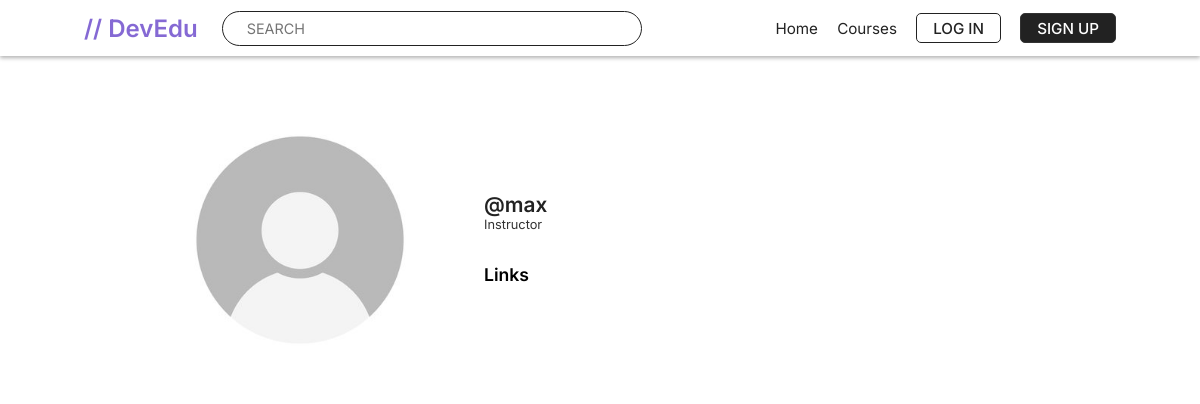
Before: /max with the older database file.
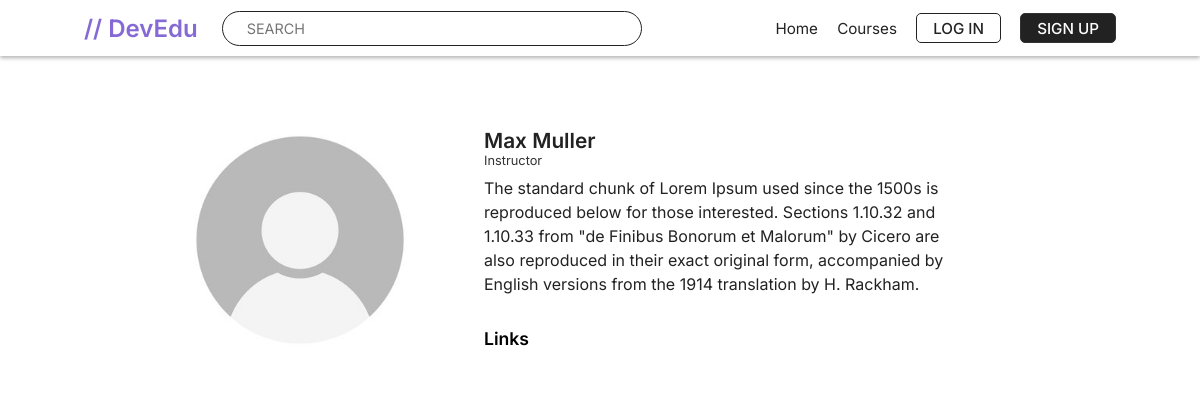
After: the same page with the newer database file.
### devedu/models.py (models this page shows)
class UserProfile(models.Model):
    user = models.OneToOneField(
        User, on_delete=models.CASCADE, related_name="user_profile"
    )
    first_name = models.CharField(blank=True, max_length=200)
    last_name = models.CharField(blank=True, max_length=200)
    profile_pic = models.ImageField(upload_to="profilePics", blank=True)
    about = models.TextField(validators=[MaxLengthValidator(2000)], blank=True)
    linkedin = models.URLField(blank=True, max_length=1000)
    github = models.URLField(blank=True, max_length=1000)
    mail = models.URLField(blank=True, max_length=1000)
    website = models.URLField(blank=True, max_length=1000)
    is_instructor = models.BooleanField(default=False, blank=True)
    applied = models.BooleanField(default=False, blank=True)
    resume = models.FileField(blank=True, null=True)
    def full_name(self):
        if self.user.first_name and self.user.last_name:
            return f"{self.user.first_name} {self.user.last_name}"
        return f"{self.user.username}"
    def __str__(self):
        return self.full_name()

### devedu/views.py (the view)
# urls.py: path("<str:username>", views.user_profile, name="user_profile"),
def user_profile(request, username):
    try:
        user = User.objects.get(username=username)
    except:
        user = None
        return render(request, "devedu/home.html", {})
    user_profile = UserProfile.objects.get(user=user)
    enrolled_courses = user_profile.courses.all()  # type: ignore
    context = {
        "en_courses": enrolled_courses,
        "user_profile": user_profile
    }
    return render(request, "devedu/user_profile.html", context)

### devedu/templates/devedu/user_profile.html (shortened to what this page needs)
{% extends 'base.html' %}
{% load static %}
{% block css_files %}
    <link rel="stylesheet" href="{% static 'devedu/includes/utilities.css' %}">
    <link rel="stylesheet" href="{% static 'devedu/includes/variables.css' %}">
    <link rel="stylesheet" href="{% static 'devedu/user_profile.css' %}">
{% endblock css_files %}
{% block content %}
<section class="profile_info">
    <div class="left">
        {% if user_profile.profile_pic %}
        <img src="{{user_profile.profile_pic.url}}" alt="Profile Image">
        {% else %}
        <img src="{% static 'devedu/images/profile_img.jpg' %}" alt="">
        {% endif %}
    </div>
    <div class="right">
        <h1>
            {% if user_profile.first_name or user_profile.last_name %}
                {{user_profile.first_name|title}} {{user_profile.last_name|title}}
            {% else %}
                @{{user_profile}}
            {% endif %}
        </h1>
        {% if user_profile.is_instructor %}
        <p class="profession">Instructor</p>
        {% else %}
        <p class="profession">Student</p>
        {% endif %}
        <p class="about">{{user_profile.about}}</p>
        <h2>Links</h2>
    </div>
</section>
{% endblock content %}

### templates/base.html (shortened to what this page needs)
{% load static %}
<!DOCTYPE html>
<html lang="en">
<head>
    <link rel="stylesheet" href="{% static 'devedu/base.css' %}">
    {% block css_files %}{% endblock css_files %}
</head>
<body>
    {% include "includes/nav_admin.html" %}
    {% block content %}{% endblock content %}
</body>
</html>

### devedu/templates/includes/nav_admin.html (shortened to what this page needs)
{% load static %}
<link rel="stylesheet" href="{% static 'devedu/includes/variables.css' %}">
<link rel="stylesheet" href="{% static 'devedu/includes/nav.css' %}">
<nav>
    <div class="nav__items-left">
        <a class="logo" href="{% url 'home' %}">// DevEdu</a>
        <div class="search_box">
            <form action="{% url 'search' %}" method="GET">
                <input type="text" name='q' placeholder="SEARCH">
            </form>
        </div>
    </div>
    <div class="nav__items-right">
        {% if user.is_authenticated %}
            {% if user.is_staff %}
                <a class="nav-item" href="{% url 'home' %}">HOME</a>
                <a class="nav-item" href="{% url 'admin_dashboard' %}">DASHBOARD</a>
                {% comment %} !<a class="nav-item" href="#">ISSUES</a> {% endcomment %}
                {% comment %} <a class="nav-item btn btn-login" href="{% url 'profile' %}">PROFILE</a> {% endcomment %}
            {% else %}
                <a class="nav-item" href="{% url 'home' %}">HOME</a>
                <a class="nav-item" href="{% url 'user_profile' user.username %}">LEARNINGS</a>
                <a class="nav-item btn btn-login" href="{% url 'user_profile' user.username %}">PROFILE</a>
            {% endif %}
                <a class="nav-item btn btn-signup" href="/logout/">LOGOUT</a>
        {% else %}
                <a class="nav-item" href="{% url 'home' %}">Home</a>
                <a class="nav-item" href="#">Courses</a>
            <a class="nav-item btn btn-login" href="/login">
                LOG IN
            </a>
            <a class="nav-item btn btn-signup" href="/sign-up">
                SIGN UP
            </a>
        {% endif %}
    </div>
</nav>

### devedu/static/devedu/base.css (style rules this page uses)
* { margin: 0; padding: 0; box-sizing: border-box; font-family: 'Inter', sans-serif; font-size: var(--font-size-global); color: var(--color-dark); }
html { scroll-behavior: smooth; }
a { text-decoration: none; }

### devedu/static/devedu/includes/variables.css (style rules this page uses)
:root { --color-primary: #8569D4; --color-primary-dark: #544285; --color-primary-light: #8569d40c; --color-warning: rgb(214, 16, 16); --color-green: rgb(2, 192, 93); --color-blue: rgb(2, 106, 192); --color-yellow: rgb(225, 191, 79); --color-yellow-dark: rgb(181, 155, 71); --color-white: #fff; --color-off-white: #ddd; --color-black: #000; --color-dark: #222; --color-light: #333; --color-box-shadow: rgba(0, 0, 0, 0.3); --color-overlay: rgba(0, 0, 0, 0.5); --margin-global: 7vw; --font-size-global: 16px; --width-max: 1440px; --height-max: 650px; }

### devedu/static/devedu/user_profile.css (style rules this page uses)
.profile_info { margin: 0 var(--margin-global); padding: 3rem 5rem; display: flex; flex-direction: row; align-items: center; gap: 3rem; }
.left { width: 17rem; height: 17rem; align-self: flex-start; display: flex; justify-content: center; align-items: center; border-radius: 50%; overflow: hidden; }
.left img { width: auto; height: 100%; object-fit: cover; }
.right { max-width: 30rem; }
.right h1 { display: inline; font-size: 1.3rem; font-weight: 600; color: var(--color-dark); margin-right: 1rem; }
.right .profession { font-size: 0.8rem; font-weight: 400; color: var(--color-light); margin-bottom: .5rem; }
.right .about { font-size: 1rem; line-height: 1.5rem; margin-bottom: 2rem; }
.right h2 { font-size: 1.1rem; color: var(--color-black); font-weight: 600; margin-bottom: .2rem; }

### devedu/static/devedu/includes/nav.css (style rules this page uses)
nav { position: relative; height: 3.5rem; width: 100%; padding: 0 var(--margin-global); background-color: var(--color-white); box-shadow: 0 2px 4px var(--color-box-shadow); display: flex; justify-content: space-between; align-items: center; }
.nav__items-left { display: flex; align-items: center; gap: 1.5rem; }
.logo { color: var(--color-primary); font-size: 1.5rem; font-weight: 600; }
.search_box form input { width: 35vw; padding: 0.5rem 1.5rem; color: var(--color-dark); font-size: .9rem; border: 1px solid var(--color-dark); border-radius: 20px; background-color: var(--color-white); }
.nav__items-right { display: flex; align-items: center; gap: 1.2rem; }
.nav__items-right a:link, .nav__items-right a:visited { cursor: pointer; text-decoration: none; font-size: 0.95rem; transition: all 0.2s; }
.nav__items-right .btn { padding: .3rem 1rem; border-radius: 5px; font-weight: 500; }
.nav__items-right .btn-login:link, .nav__items-right .btn-login:visited { border: 1.9px solid var(--color-dark); color: var(--color-dark); transition: all 0.3s; }
.nav__items-right .btn-signup:link, .nav__items-right .btn-signup:visited { border: 1.9px solid var(--color-light); color: var(--color-white); background-color: var(--color-dark); transition: all 0.3s; }

Changed rows visible on the page:
changed UserProfile: first_name (not shown) → "Max"; last_name (not shown) → "Muller"; about (not shown) → "The standard chunk of Lorem Ipsum used since the 1500s is reproduced below for those interested. Sections 1.10.32 and 1.10.33 from \"de Finibus Bonorum et Malorum\" by Cicero are also reproduced in their exact original form, accompanied by English versions from the 1914 translation by H. Rackham."; user.username "max" → (not shown)
